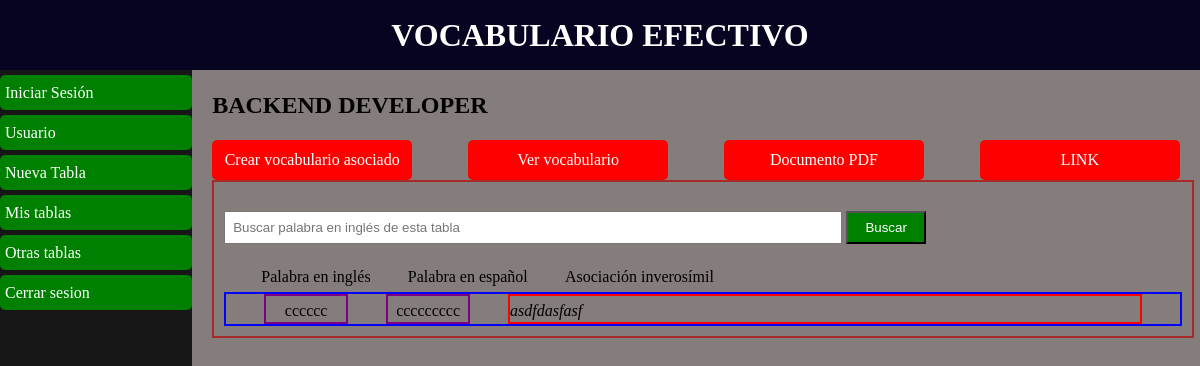
Screenshot of /lista-de-palabras/10/backend developer with the database file from the repository.
### tables/models.py (models this page shows)
class Word(models.Model) :
    table = models.ForeignKey(Table, null = True, blank=True, on_delete = models.CASCADE) # on_delete=models.CASCADE : it allows to remove for example when user will be removed, register for comment with user removed, also will be removed
    english_word = models.CharField(max_length = 1000)
    spanish_word = models.CharField(max_length = 1000)
    inverosimil_relation = RichTextField(max_length = 2000)

### tables/views.py (the view)
# urls.py: path('lista-de-palabras/<int:table_id>/<str:title>', views.WordListView.as_view(), name = 'word_list'),
class WordListView(ListView):
    model = Word
    template_name = 'table/word list.html'
    context_object_name = 'word_collection'
    def get_queryset(self, *args, **kwargs) :
        table_id = self.kwargs['table_id']
        kword = self.request.GET.get('kword',)
        if kword:
            return Word.objects.filter(table_id = table_id, english_word = kword)
        return Word.objects.filter(table_id = table_id)
    def get_context_data(self, **kwargs):
        table_id = self.kwargs['table_id']
        title = self.kwargs['title']
        context = super(WordListView, self).get_context_data(**kwargs)
        context['table_id'] = table_id
        context['title'] = title
        return context

### tables/templates/table/word list.html (shortened to what this page needs)
{% extends 'table/main menu.html' %}
{% block content_table %}
    <div class="table-container">
        <form action="GET" class="form-search">
            <input type="text" name="kword" placeholder="Buscar palabra en inglés de esta tabla" class="search-field">
            <button type="submit" class="search-button">Buscar</button>
        </form>
        {% include 'includes/description_table.html' %}
        {% if word_collection|length > 0 %}
            {% for word in word_collection %}
                <ul class="word_list">
                    <li>{{word.english_word}}</li>
                    <li>{{word.spanish_word}}</li>
                    <li>{{word.inverosimil_relation|safe}}</li>
                </ul>
            {% endfor %}
        {% else %}
            <p>No hay palabras disponibles</p>
        {% endif %}
    </div>
{% endblock %}

### mainapp/static/css/styles.css (style rules this page uses)
* { margin: 0; padding: 0; }

### tables/static/css/styles-app-tables.css (style rules this page uses)
.table-container { padding: 10px; }
.table-container ul li { list-style: none; }
.table-container { width: 99%; min-height: 80px; border: 2px solid brown; }
.table-container ul { display: flex; height: 30px; line-height: 30px; display: flex; justify-content: space-evenly; }
.form-search input.search-field { width: 600px; padding: 7px; }
.form-search button.search-button { width: 80px; padding: 7px; background-color: green; color: white; cursor: pointer; }
ul.word_list { border: 2px solid blue; }
ul.word_list li { width: 80px; border: 2px solid purple; text-align: center; }
ul.word_list li:last-child { width: 630px; text-align: left; border: 2px solid red; }

### rows the page displays
Word: english_word "cccccc", spanish_word "ccccccccc", inverosimil_relation "asdfdasfasf"

### other values shown
{{ title|upper }} "BACKEND DEVELOPER"
